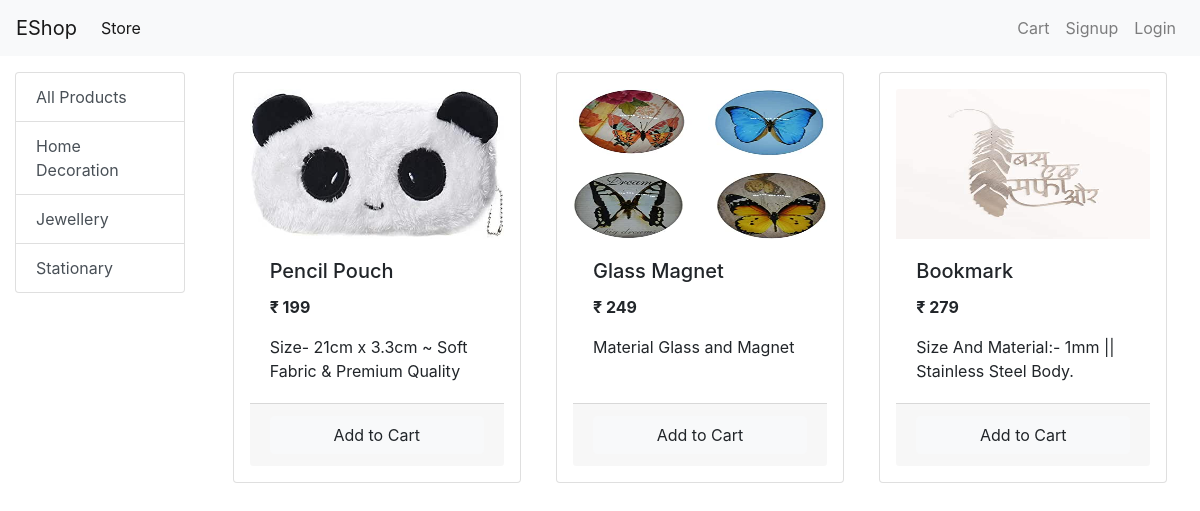
Screenshot of /?category=3 with the database file from the repository.
### store/models/category.py (models this page shows, shortened)
class Category(models.Model):
    name = models.CharField(max_length=50)
    @staticmethod
    def get_all_categories():
        return Category.objects.all()

### store/models/products.py (models this page shows, shortened)
class Product(models.Model):
    name = models.CharField(max_length=50)
    price = models.IntegerField(default = 0)
    category = models.ForeignKey(Category,models.CASCADE,default=1)
    description = models.CharField(max_length=250)
    image = models.ImageField(upload_to = "products/")
    @staticmethod
    def get_all_products_by_categoryid(category_id):
        if category_id:
            return Product.objects.filter(category = category_id)
        else:
            return Product.objects.all()

### store/views/home.py (the view, shortened to what this page needs)
# urls.py: path('',Index.as_view(),name = 'homepage'),
class Index(View):
    def get(self,request):
        products = None
        cart = request.session.get('cart')
        email = request.session.get('email')
        if not email:
            request.session['email'] = None
        if not cart:
            request.session['cart'] = {}
        categories = Category.get_all_categories()
        data ={}
        category_id = request.GET.get('category')
        request.session['category'] = category_id
        if category_id:
            products = Product.get_all_products_by_categoryid(category_id)
        else:
            products = Product.get_all_products()
        print(products[0].name,products[0].price,products[0].image)
        data['products'] = products
        data['categories'] = categories
        return render(request,'index.html',data)

### store/templatetags/cart.py (called while the page is built)
@register.filter(name ='is_in_cart')
def is_in_cart(product,cart):
    keys = cart.keys()
    for id in keys:
        if id == str(product.id):
            return True
    return False

### store/templatetags/custom_filter.py (called while the page is built)
@register.filter(name ='currency')
def currency(number):
    return "₹ " + str(number)

### store/templates/index.html (shortened to what this page needs)
{% extends 'base.html' %} {% block content %} {% load cart %} {% load custom_filter %}
<div class="container-fluid mt-3">
    <div class="row ">
        <div class="col-lg-2 mx-auto">
            <div class="list-group">
                <a href="/?category={{category.id}}" class="list-group-item list-group-item-action">All Products</a> {% for category in categories %}
                <a href="/?category={{category.id}}" class="list-group-item list-group-item-action">{{category.name}}</a> {% endfor %}
            </div>
        </div>
        <div id="products" class="col-lg-10 mx-auto">
            <div class="row mx-auto">
                {% for product in products %}
                <div class="card mx-auto mb-3 p-3" id="{{product.id}}" style="width: 18rem;">
                    <center><img class="card-img-top" src="{{product.image.url}}" style="height:150px;" alt="..."></center>
                    <div class="card-body">
                        <h5 class="card-title">{{product.name}}</h5>
                        <p class="card-text"><b>{{product.price|currency}}</b></p>
                        <p class="card-text">{{product.description}}</p>
                    </div>
                    <div class="card-footer">
                        {% if product|is_in_cart:request.session.cart %}
                        <div class="row no-gutters">
                            <form action="/#{{product.id}}" class="col-2" method="POST">
                                {% csrf_token %}
                                <input type="text" name='product' value='{{product.id}}' hidden>
                                <input type="text" name='remove' value="True" hidden>
                                <input type="submit" value=" - " class=" btn btn-block btn-secondary">
                            </form>
                            <div class="text-center col">{{product|cart_quantity:request.session.cart}} in cart</div>
                            <form action="/#{{product.id}}" class="col-2" method="POST">
                                {% csrf_token %}
                                <input type="text" name='product' value='{{product.id}}' hidden>
                                <input type="submit" value=" + " class=" btn btn-block btn-secondary">
                            </form>
                        </div>
                        {% else %}
                        <form action="/#{{product.id}}" method="POST">
                            <input type="submit" class="float btn btn-block btn-light border-sm" value="Add to Cart">
                        </form>
                        {% endif %}
                    </div>
                </div>
                {% endfor %}
            </div>
        </div>
    </div>
</div>
{% endblock %}

### rows the page displays
Category: name "Home Decoration"
Category: name "Jewellery"
Category: name "Stationary"
Product: image (picture), name "Pencil Pouch", price "₹ 199", description "Size- 21cm x 3.3cm ~ Soft Fabric & Premium Quality"
Product: image (picture), name "Glass Magnet", price "₹ 249", description "Material Glass and Magnet"
Product: image (picture), name "Bookmark", price "₹ 279", description "Size And Material:- 1mm || Stainless Steel Body."
